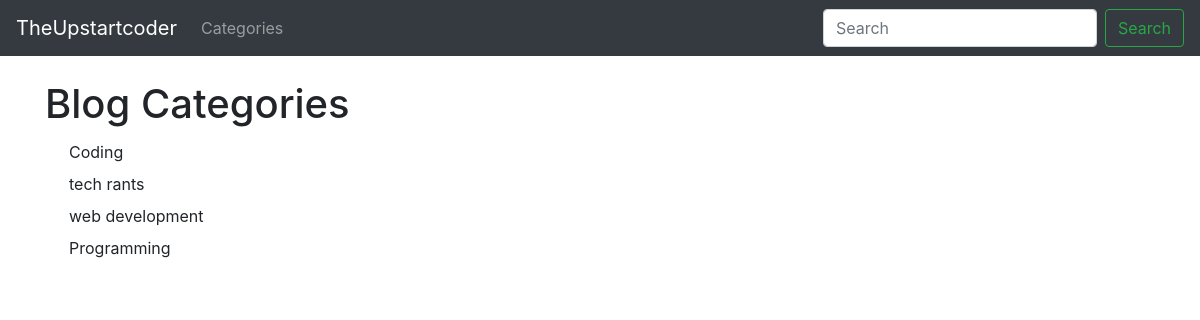
Page /category-list on the earlier database version.
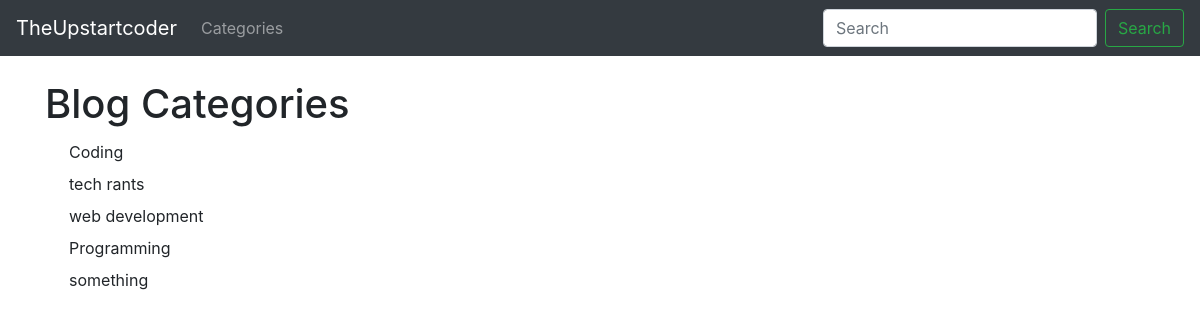
Same page on the later database version.
### myblog/models.py (models this page shows, shortened)
class Category(models.Model):
    name = models.CharField(max_length=255)
    def __str__(self):
        return self.name

### myblog/views.py (the view)
# urls.py: path('category-list', category_list_view, name='category-list'),
def category_list_view(request):
    cat_menu_list = Category.objects.all()
    return render(request, 'category_list.html', {'cat_menu_list': cat_menu_list})

### myblog/templates/category_list.html (shortened to what this page needs)
{% extends 'base.html' %}
{% block content %}
<h1>Blog Categories</h1>
{% for item in cat_menu_list %}
    <a class="dropdown-item" href="{% url 'category' item|slugify %}">{{ item }}</a>
{% endfor %}
{% endblock %}

Differences in the rows shown:
added Category: name "something"
